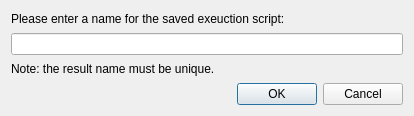
<?xml version="1.0" encoding="UTF-8"?>
<ui version="4.0">
 <class>NewNameDialog</class>
 <widget class="QDialog" name="NewNameDialog">
  <property name="geometry">
   <rect>
    <x>0</x>
    <y>0</y>
    <width>414</width>
    <height>116</height>
   </rect>
  </property>
  <property name="windowTitle">
   <string>Dialog</string>
  </property>
  <layout class="QVBoxLayout" name="verticalLayout">
   <item>
    <widget class="QLabel" name="actionLabel">
     <property name="text">
      <string>Please enter a name for the saved exeuction script:</string>
     </property>
    </widget>
   </item>
   <item>
    <widget class="QLineEdit" name="nameLineEdit"/>
   </item>
   <item>
    <widget class="QLabel" name="noteLabel">
     <property name="text">
      <string>Note: the result name must be unique.</string>
     </property>
    </widget>
   </item>
   <item>
    <widget class="QDialogButtonBox" name="buttonBox">
     <property name="orientation">
      <enum>Qt::Horizontal</enum>
     </property>
     <property name="standardButtons">
      <set>QDialogButtonBox::Cancel|QDialogButtonBox::Ok</set>
     </property>
    </widget>
   </item>
  </layout>
 </widget>
 <resources/>
 <connections>
  <connection>
   <sender>buttonBox</sender>
   <signal>accepted()</signal>
   <receiver>NewNameDialog</receiver>
   <slot>accept()</slot>
   <hints>
    <hint type="sourcelabel">
     <x>248</x>
     <y>254</y>
    </hint>
    <hint type="destinationlabel">
     <x>157</x>
     <y>274</y>
    </hint>
   </hints>
  </connection>
  <connection>
   <sender>buttonBox</sender>
   <signal>rejected()</signal>
   <receiver>NewNameDialog</receiver>
   <slot>reject()</slot>
   <hints>
    <hint type="sourcelabel">
     <x>316</x>
     <y>260</y>
    </hint>
    <hint type="destinationlabel">
     <x>286</x>
     <y>274</y>
    </hint>
   </hints>
  </connection>
 </connections>
</ui>
